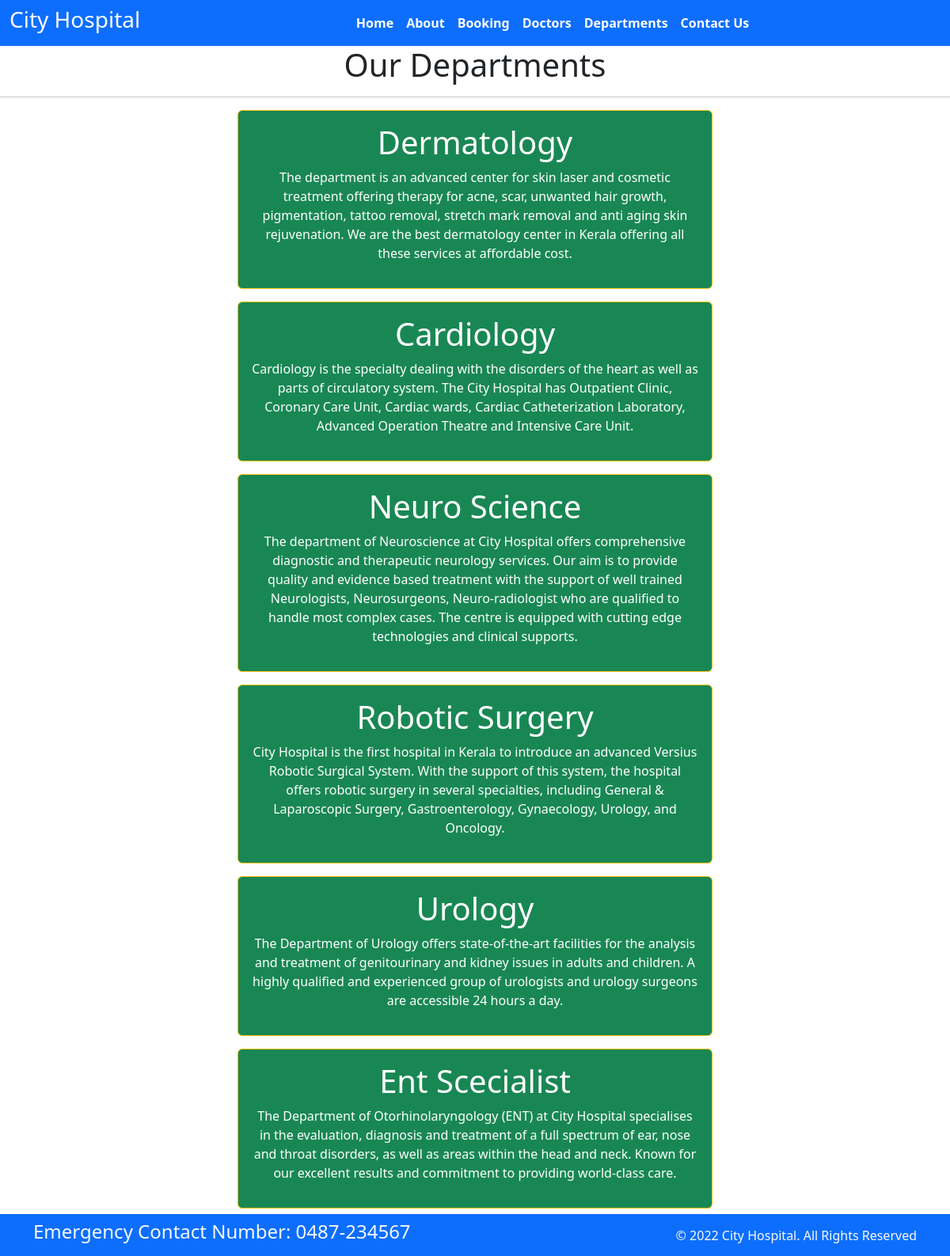
Page /department/ on the committed database.
### hospitalapp/models.py (models this page shows, shortened)
class Departments(models.Model):
    dep_name = models.CharField(max_length=100)
    dep_details = models.TextField()

### hospitalapp/views.py (the view)
# urls.py: path('department/',department,name='department'),
def department(request):
    dept=Departments.objects.all()
    return render(request,'department.html',{'form':dept})

### templates/department.html (shortened to what this page needs)
{%extends 'base.html'%}
{% block content%}
<h1 class="text-center"> Our Departments </h1>
<hr>
{% for d in form %}
<div class="mx-auto w-50 bg-success text-center text-white p-3 my-3 border border-warning rounded">
    <h1>{{d.dep_name}}</h1>
    <p>{{d.dep_details}}</p>
</div>
{% endfor %}
{% endblock %}

### rows in the picture
Departments: dep_name "Dermatology", dep_details "The department is an advanced center for skin laser and cosmetic treatment offering therapy for acne, scar, unwanted hair growth, pigmentation, tattoo removal, stretch mark removal and anti aging skin rejuvenation. We are the best dermatology center in Kerala offering all these services at affordable cost."
Departments: dep_name "Cardiology", dep_details "Cardiology is the specialty dealing with the disorders of the heart as well as parts of circulatory system. The City Hospital has Outpatient Clinic, Coronary Care Unit, Cardiac wards, Cardiac Catheterization Laboratory, Advanced Operation Theatre and Intensive Care Unit."
Departments: dep_name "Neuro Science", dep_details "The department of Neuroscience at City Hospital offers comprehensive diagnostic and therapeutic neurology services. Our aim is to provide quality and evidence based treatment with the support of well trained Neurologists, Neurosurgeons, Neuro-radiologist who are qualified to handle most complex cases. The centre is equipped with cutting edge technologies and clinical supports."
Departments: dep_name "Robotic Surgery", dep_details "City Hospital is the first hospital in Kerala to introduce an advanced Versius Robotic Surgical System. With the support of this system, the hospital offers robotic surgery in several specialties, including General & Laparoscopic Surgery, Gastroenterology, Gynaecology, Urology, and Oncology."
Departments: dep_name "Urology", dep_details "The Department of Urology offers state-of-the-art facilities for the analysis and treatment of genitourinary and kidney issues in adults and children. A highly qualified and experienced group of urologists and urology surgeons are accessible 24 hours a day."
Departments: dep_name "Ent Scecialist", dep_details "The Department of Otorhinolaryngology (ENT) at City Hospital specialises in the evaluation, diagnosis and treatment of a full spectrum of ear, nose and throat disorders, as well as areas within the head and neck. Known for our excellent results and commitment to providing world-class care."
